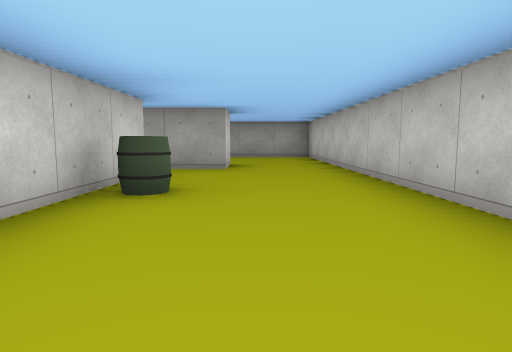
view 1 (above)

16 first-person views from a walk through a cub3D maze. The camera is about half as high as the walls, tilts 6° down and sees 75° across. The floor is counted in squares. Each view is taken from the middle of a square. On the plan, view 1 faces up. The plan holds only what a view shows up to about 9 squares ahead; the rest is blank.

view 2
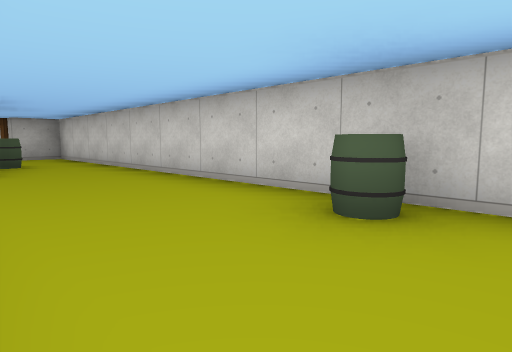

view 3
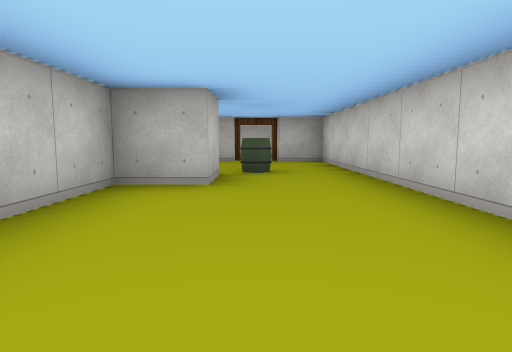

view 4
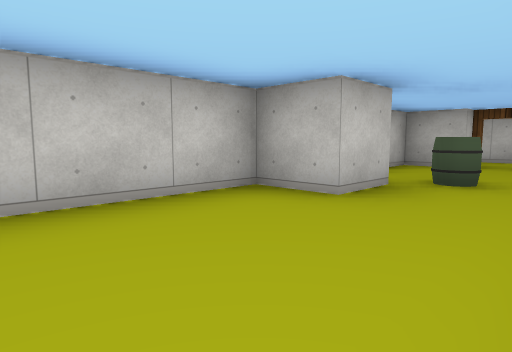

view 5
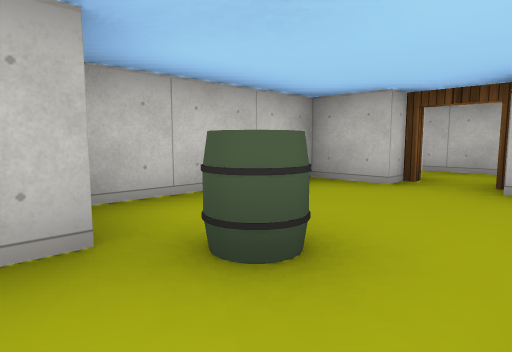

view 6
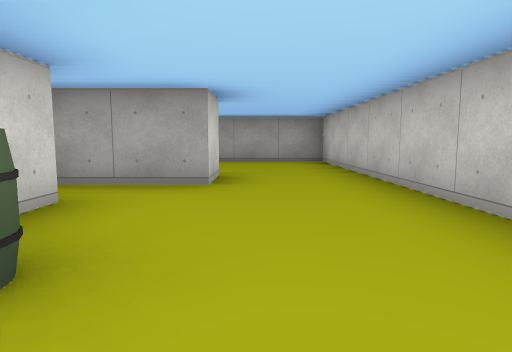

view 7
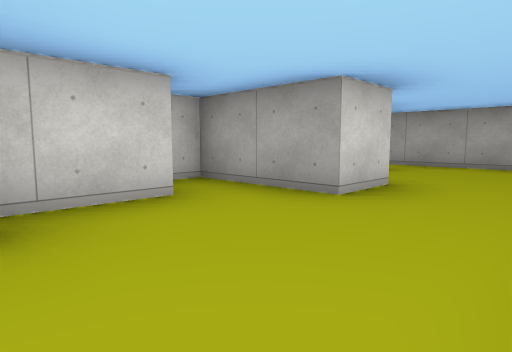

view 8
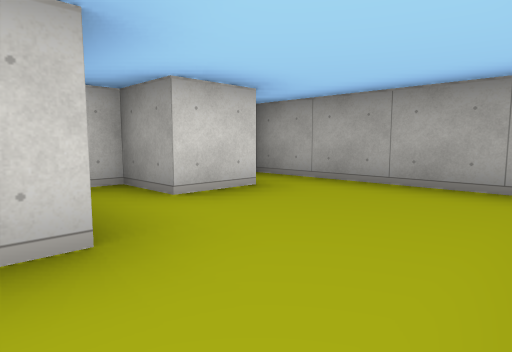

view 9
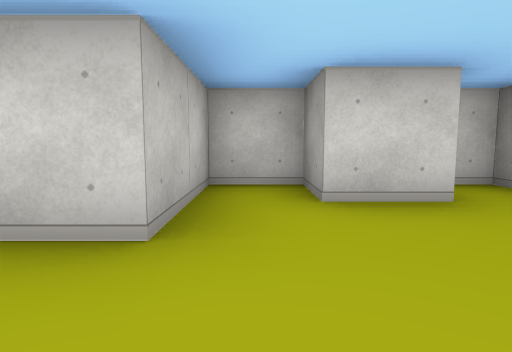

view 10
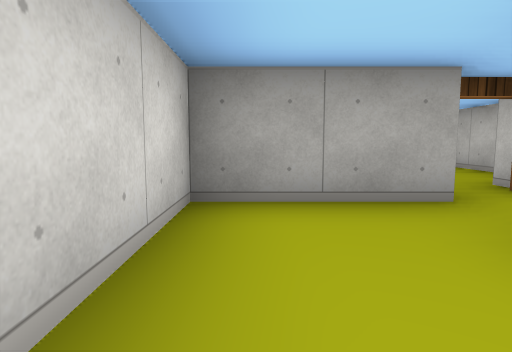

view 11
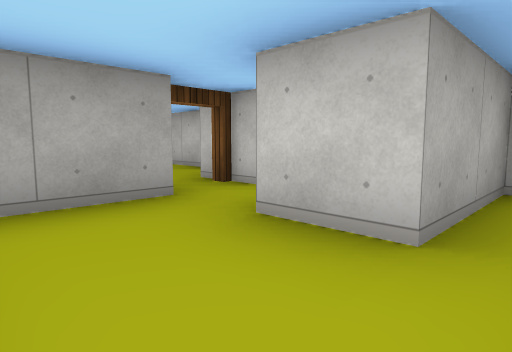

view 12
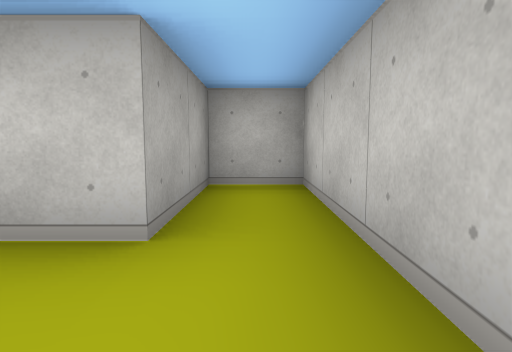

view 13
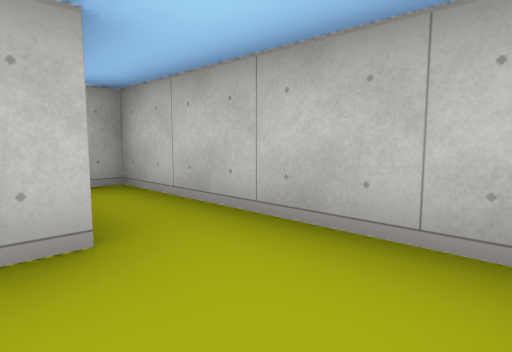

view 14
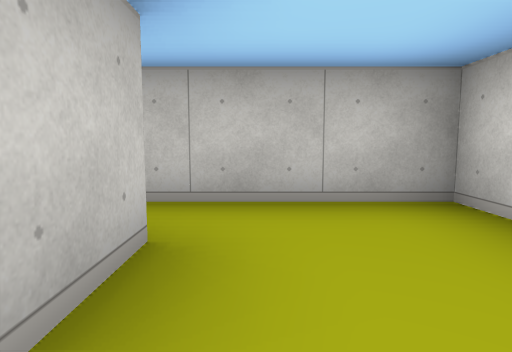

view 15
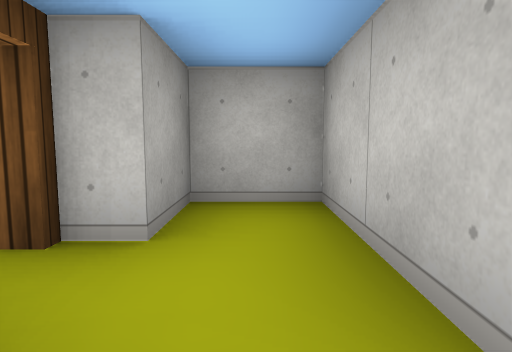

view 16
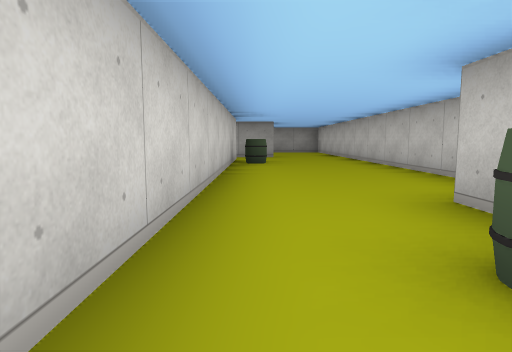

### Floor plan
Points are (right, up) in squares from view 1. A wall is a line through its corners. A room is listed if a view was taken in it or the views show most of it. See-through windows are left out.
Room 1 (views 1, 2, 3, 4, 5, 6, 7, 8, 16)
walls: (0.5, -2.6) (0.5, -1.5) (1.5, -1.5) (1.5, 6.5); (-1.5, 4.6) (-1.5, -5.5) (-0.5, -5.5); (-0.5, 6.5) (-0.5, 5.5) (-2.5, 5.5) (-2.5, 5); (0.5, -5.5) (1.5, -5.5) (1.5, -2.8)
ways out: opening at (0.5, 6) to room 2; open door at (0, -6) to room 4
objects: barrel (-1, 3); barrel (0, -3)
Room 2 (view 9)
walls: (-1.5, 8.6) (-1.5, 7.5) (-2.5, 7.5) (-2.5, 6.5) (-0.5, 6.5); (1.5, 6.5) (1.5, 9.5) (-2.5, 9.5) (-2.5, 9)
ways out: opening at (0.5, 6) to room 1
Room 3 (views 10, 11, 12, 13)
walls: (-2.5, -7.5) (-2.5, -9.5) (1.5, -9.5) (1.5, -8.5) (-0.5, -8.5) (-0.5, -7.5)
ways out: opening at (-1.5, -8) to room 4
Room 4 (views 14, 15)
walls: (-0.5, -7.5) (1.5, -7.5) (1.5, -6.5) (0.5, -6.5); (-0.4, -6.5) (-2.5, -6.5) (-2.5, -7.5)
ways out: open door at (0, -6) to room 1; opening at (-1.5, -8) to room 3

Where each view was taken, in squares from view 1:
view 1: 0 up, 0 right, facing up
view 2: 4 up, 1 right, facing down-left
view 3: 2 up, 0 right, facing down
view 4: 1 up, 1 left, facing down-right
view 5: 2 down, 1 left, facing down-right
view 6: 2 up, 0 right, facing up
view 7: 3 up, 1 right, facing up-left
view 8: 6 up, 1 right, facing up-left
view 9: 7 up, 1 right, facing left
view 10: 9 down, 2 left, facing up
view 11: 9 down, 2 left, facing up-right
view 12: 9 down, 2 left, facing right
view 13: 8 down, 2 left, facing down-right
view 14: 7 down, 1 left, facing down
view 15: 7 down, 1 left, facing right
view 16: 4 down, 1 left, facing up
